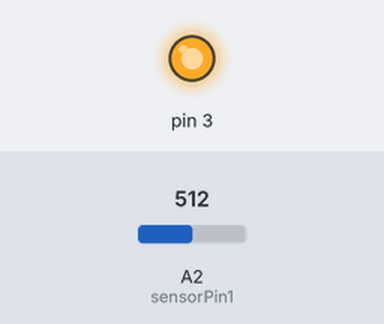
Simulated run of this sketch. Board: Arduino Uno, built with avr-gcc and run on an emulated ATmega328P. Shown: output pins drawn as LEDs (lit = HIGH). The test bench sets the inputs (shaded band); at power-on: A2 (sensorPin1) = 512. What the sketch prints to the serial monitor is not drawn.

Above: at 1.2 s.
1.3 s: A2 (sensorPin1) set to 981
4.3 s: A2 (sensorPin1) set to 1017
Timing chart, 0 to 7.3 s (numbered marks = the images above; inputs shaded):
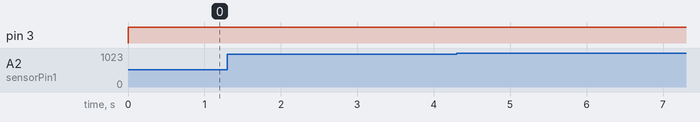

The sketch:

sensor_characterization.ino
```cpp
int sensorPin1 = A2;
//int sensorPin2 = A4;
int sensorValue1 = 0;
//int sensorValue2 = 0;
//int redPin = 8;
//int bluePin = 7;
void setup() {
  // put your setup code here, to run once:
  TCCR2B = TCCR2B & B11111000 | B00000001; // for PWM frequency of 31372.55 Hz
  pinMode(3, OUTPUT);
  pinMode(sensorPin1, INPUT);
//  pinMode(sensorPin2, INPUT);
//  pinMode(redPin, OUTPUT);
//  pinMode(bluePin, OUTPUT);
  Serial.begin(9600);
}

void loop() {
  analogWrite(3, 255);
//  digitalWrite(redPin,LOW);
//  digitalWrite(bluePin,LOW);
  sensorValue1 = analogRead(sensorPin1);
//  sensorValue2 = analogRead(sensorPin2);
  Serial.print("X: "); Serial.print(sensorValue1); Serial.print("  ");
//  Serial.print("Y: "); Serial.print(sensorValue2); Serial.print("  ");
  Serial.println("uT");

  if(sensorValue1 == 0){
//    digitalWrite(redPin, HIGH);
  //  Serial.println("Here! red");Serial.print(sensorValue1);
    //delay(500);
    //digitalWrite(redPin, LOW);
    }
//   if(sensorValue2 == 0){
//    digitalWrite(bluePin, HIGH);
//   // Serial.println("beep beep lettuce");Serial.print(sensorValue2);
//    //delay(500);
//    //digitalWrite(bluePin, LOW);
//    }
//    Serial.print(sensorValue1);
//    Serial.print(",");
//    Serial.print(sensorValue2);
//    Serial.print('\n');
}
```

Measured:
- after the input at 1.3 s, every drawn part: stays the same
- after the input at 4.3 s, every drawn part: stays the same
